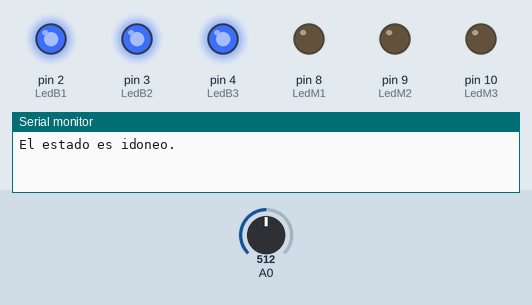
This sketch was run on a simulated Arduino Uno, built with avr-gcc and run on an emulated ATmega328P. On the bench: output pins drawn as LEDs (lit = HIGH), the last lines printed to the serial monitor. Inputs (shaded band) come from the test bench; at power-on: A0 = 512.

Above: at 2.6 s.
2.7 s: A0 set to 458
5.1 s: A0 set to 439
At 7.3 s:
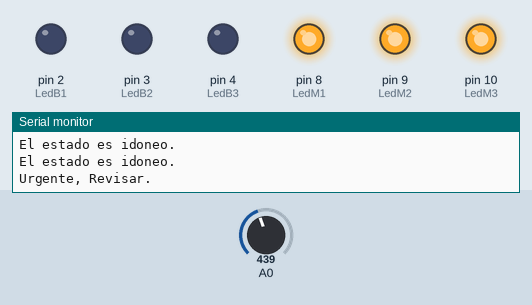
8.6 s: A0 set to 460
At 9.15 s:
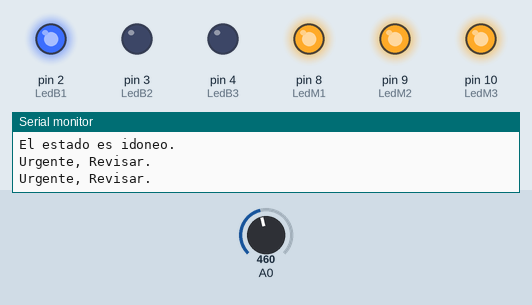
12.1 s: A0 set to 440
At 12.75 s:
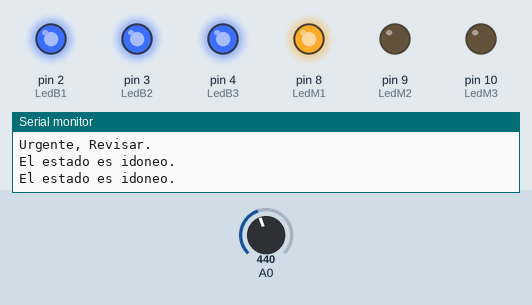
15.6 s: A0 set to 511
At 16.65 s:
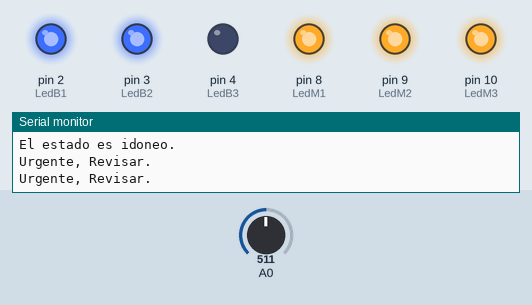
Timing chart, 0 to 19.2 s (numbered marks = the images above; inputs shaded):
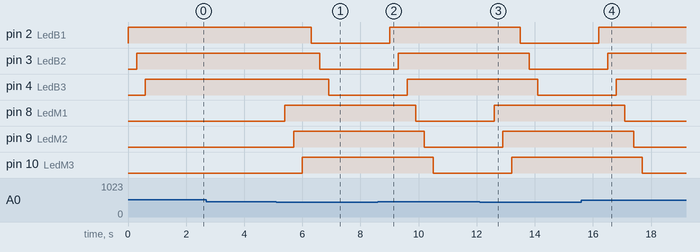

The sketch:

LedsConPotenciometroV1.ino
```cpp
//Declaración de las variables.
int potenciometro = 0;

//Leds Verdes.
int LedB1 = 2;
int LedB2 = 3;
int LedB3 = 4;

//Leds Rojos.
int LedM1 = 8;
int LedM2 = 9;
int LedM3 = 10;

void setup()
{

//Configuramos los pines de salida.
  pinMode(A0, INPUT);
  pinMode(LedB1, OUTPUT);
  pinMode(LedB2, OUTPUT);
  pinMode(LedB3, OUTPUT);
  pinMode(LedM1, OUTPUT);
  pinMode(LedM2, OUTPUT);
  pinMode(LedM3, OUTPUT);
  Serial.begin(9600);

}

void loop()
{

//Obtiene el valor del potenciómetro conectado al pin analógico "A0".
potenciometro = analogRead(A0);

 /*
    Se realiza una condición en donde si el potenciómetro es mayor a
    "450" entra a hacer la función para los leds verdes, si no lo
    cumple entra en la otra condición en donde el valor análogo es
    menor a "450" y por lo tanto hace la función de los leds rojos.
 */

  if(potenciometro > 450){

//Encendido y apagado de leds.
    digitalWrite(LedB1, HIGH);
    delay(300);
    digitalWrite(LedB2, HIGH);
    delay(300);
    digitalWrite(LedB3, HIGH);
    delay(300);
    digitalWrite(LedM1, LOW);
    delay(300);
    digitalWrite(LedM2, LOW);
    delay(300);
    digitalWrite(LedM3, LOW);
    delay(300);

    //Imprimirá en el monitor el siguiente texto.
    Serial.print("El estado es idoneo.");
    Serial.println("");

  }else if(potenciometro < 450){

//Encendido y apagado de leds.
  digitalWrite(LedM1, HIGH);
    delay(300);
    digitalWrite(LedM2, HIGH);
    delay(300);
    digitalWrite(LedM3, HIGH);
    delay(300);
    digitalWrite(LedB1, LOW);
    delay(300);
    digitalWrite(LedB2, LOW);
    delay(300);
    digitalWrite(LedB3, LOW);
    delay(300);

    //Imprimirá en el monitor el siguiente texto.
    Serial.print("Urgente, Revisar.");
    Serial.println("");
  }

}
```

Measured:
- the behaviour switches between 450 and 449 on A0 (found by bisection; images 0 and 1)
- after the input at 5.1 s, pin 2 (LedB1): HIGH → LOW after 1.2 s; pin 3 (LedB2): HIGH → LOW after 1.5 s; pin 4 (LedB3): HIGH → LOW after 1.8 s; pin 8 (LedM1): LOW → HIGH after 0.30 s; pin 9 (LedM2): LOW → HIGH after 0.60 s
- after the input at 8.6 s, pin 2 (LedB1): LOW → HIGH after 0.40 s; pin 3 (LedB2): LOW → HIGH after 0.70 s; pin 4 (LedB3): LOW → HIGH after 1.0 s; pin 8 (LedM1): HIGH → LOW after 1.3 s; pin 9 (LedM2): HIGH → LOW after 1.6 s
- after the input at 12.1 s, pin 2 (LedB1): HIGH → LOW after 1.4 s; pin 3 (LedB2): HIGH → LOW after 1.7 s; pin 4 (LedB3): HIGH → LOW after 2.0 s; pin 8 (LedM1): LOW → HIGH after 0.50 s; pin 9 (LedM2): LOW → HIGH after 0.80 s
- after the input at 15.6 s, pin 2 (LedB1): LOW → HIGH after 0.60 s; pin 3 (LedB2): LOW → HIGH after 0.90 s; pin 4 (LedB3): LOW → HIGH after 1.2 s; pin 8 (LedM1): HIGH → LOW after 1.5 s; pin 9 (LedM2): HIGH → LOW after 1.8 s
